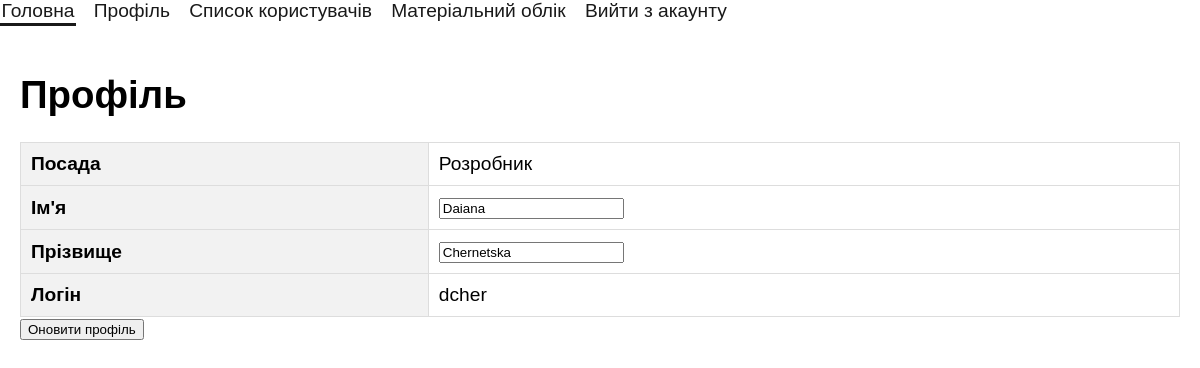
The page /profile (signed in) on the database its author committed.
### app.py (models this page shows)
class User(UserMixin, db.Model):
    id = db.Column(db.Integer, primary_key=True)
    username = db.Column(db.String(20), unique=True, nullable=False)
    name = db.Column(db.String(20), unique=True, nullable=False)
    surname = db.Column(db.String(20), unique=True, nullable=False)
    password = db.Column(db.String(60), nullable=False)
    position = db.Column(db.String(50), nullable=False)

### app.py (the view)
@app.route('/profile')
@login_required
def profile():
    return render_template('profile.html', user=current_user)

### app.py (called while the page is built)
@login_manager.user_loader
def load_user(user_id):
    return User.query.get(int(user_id))

### templates/profile.html (shortened to what this page needs)
<!DOCTYPE html>
<html lang="en">
<head>
    <link rel="stylesheet" href="{{ url_for('static', filename='style.css') }}">
</head>
<body>
    <nav>
        <ul>
            <li><a href="{{ url_for('index') }}">Головна</a></li>
            {% if current_user.is_authenticated %}
                <li><a href="{{ url_for('profile') }}">Профіль</a></li>
                <li><a href="{{ url_for('all_users') }}">Список користувачів</a></li>
                <li><a href="{{ url_for('material_accounting') }}">Матеріальний облік</a></li>
                <li><a href="{{ url_for('logout') }}">Вийти з акаунту</a></li>
            {% else %}
                <li><a href="{{ url_for('login') }}">Авторизуватись</a></li>
                <li><a href="{{ url_for('register') }}">Реєстрація</a></li>
            {% endif %}
        </ul>
    </nav>
    <div class="content">
    <h1>Профіль</h1>
        <form method="POST" action="{{ url_for('update_profile') }}">
        <table>
        <tr>
            <th>Посада</th>
            <td>{{ user.position }}</td>
        </tr>
        <tr>
            <th>Ім'я</th>
            <td><input type="text" name="name" value="{{ user.name }}"></td>
        </tr>
        <tr>
            <th>Прізвище</th>
            <td><input type="text" name="surname" value="{{ user.surname }}"></td>
        </tr>
        <tr>
            <th>Логін</th>
            <td>{{ user.username }}</td>
        </tr>
        </table>
        <button type="submit">Оновити профіль</button>
        </form>
    </div>
</body>
</html>

### static/style.css (style rules this page uses)
body { font-family:'Lucida Sans', 'Lucida Sans Regular', 'Lucida Grande', 'Lucida Sans Unicode', Geneva, Verdana, sans-serif; margin: 0; padding: 0; }
form { margin-bottom: 20px; }
.content { margin-top: 5px; padding: 20px; }
table { border-collapse: collapse; width: 100%; }
table, th, td { border: 1px solid #ddd; }
th, td { padding: 10px; text-align: left; }
th { background-color: #f2f2f2; }
:root { --color-shades-dark: rgb(25, 25, 25); --color-shades-light: rgb(165, 167, 175); --color-highlight: rgb(24, 54, 145); }
* { box-sizing: border-box; }
body { font-family: 'Lucida Sans', 'Lucida Sans Regular', 'Lucida Grande', 'Lucida Sans Unicode', Geneva, Verdana, sans-serif; font-size: 1.2rem; }
nav ul { display: flex; flex-wrap: wrap; gap: 1rem; list-style: none; margin: 0; padding: 0; }
a { --text-color: var(--color-shades-dark); border-block-end: 3px solid var(--border-color, transparent); color: var(--text-color); padding: 0.1rem; text-decoration: none; }

### rows shown on the page
User: position "Розробник", name "Daiana", surname "Chernetska", username "dcher"
